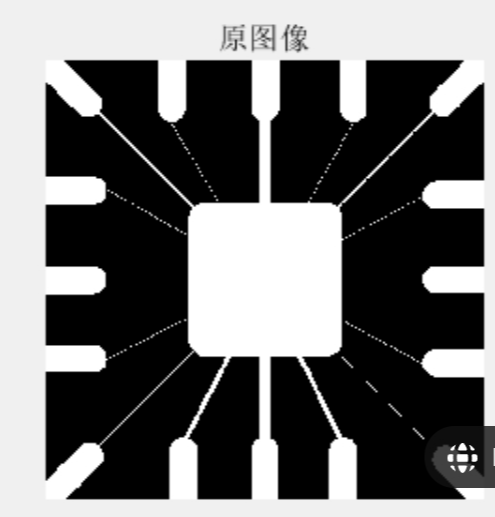
#> input picture opencv代码配套图像/3.png, 495 x 517 px, found by its file name
$ python '膨胀操作（将图像放大）.py'
#> lines starting #> are read from the running program, lines starting #| are printed output that depends on the picture
import numpy as np
import cv2
import matplotlib.pyplot as plt

# 与腐蚀操作相当于逆操作（腐蚀操作虽然可以消除毛刺但是会导致需要的图形变细，所以就可以用膨胀操作来使其尽量变回原样）
# 膨胀操作（原函数dst = cv2.dilate(src , kernel , iterations = x)）

img = cv2.imread('3.png' , cv2.IMREAD_UNCHANGED) # 读取灰度图像
#> img is the input picture: shape (517, 495, 4); mean B, G, R, A 111.4, 111.4, 111.4, 255

# 先做腐蚀操作
kernel = np.ones((20 , 20) , np.uint8) # 定义一个5 * 5的卷积核，相当于卷积核内都为白色这个核就为白色否则就是黑色
erosion = cv2.erode(img , kernel , iterations = 1) # 腐蚀操作，iterations表示迭代次数，即腐蚀的程度
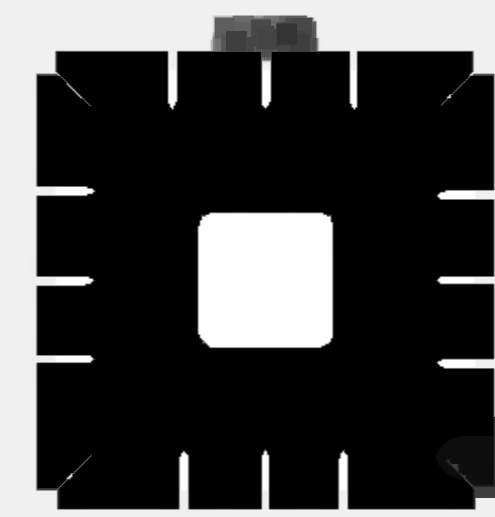
#> erosion: shape (517, 495, 4); mean B, G, R, A 66.2, 66.2, 66.2, 255

# 膨胀操作（将腐蚀操作后的图片传进去）
dilate = cv2.dilate(erosion , kernel , iterations = 1) # 膨胀操作，iterations表示迭代次数，即膨胀的程度
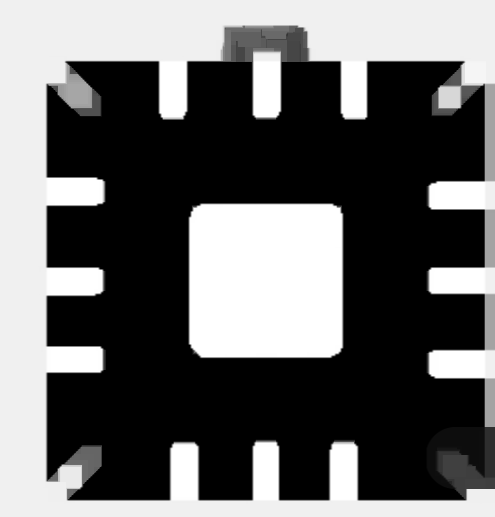
#> dilate: shape (517, 495, 4); mean B, G, R, A 102.8, 102.8, 102.8, 255
dilate2 = cv2.dilate(erosion , kernel , iterations = 2) # 2次膨胀操作，iterations表示迭代次数，即膨胀的程度
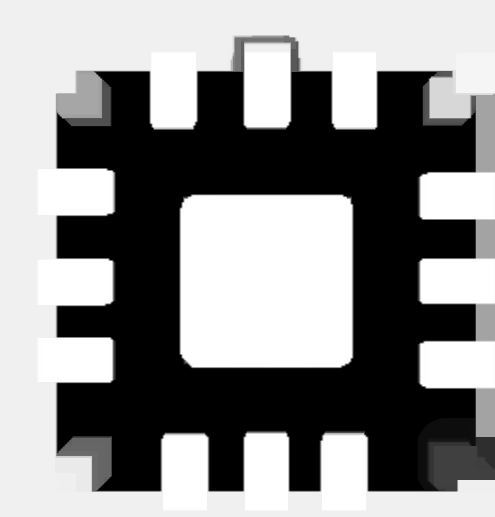
#> dilate2: shape (517, 495, 4); mean B, G, R, A 140.4, 140.4, 140.4, 255
dilate3 = cv2.dilate(erosion , kernel , iterations = 3) # 3次膨胀操作，iterations表示迭代次数，即膨胀的程度
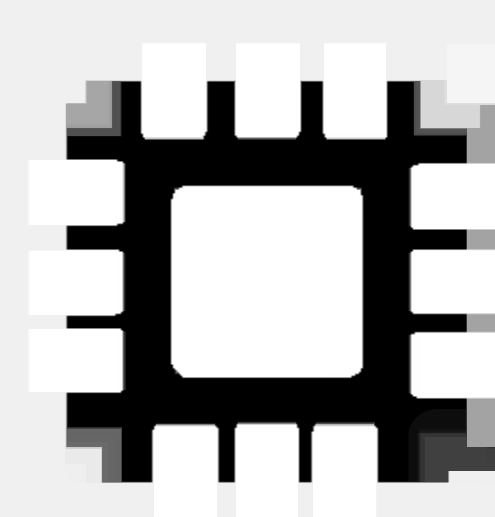
#> dilate3: shape (517, 495, 4); mean B, G, R, A 177, 177, 177, 255

res = np.hstack((img , erosion , dilate)) # 将原图像，腐蚀操作后的图像，膨胀操作后的图像横向拼接起来
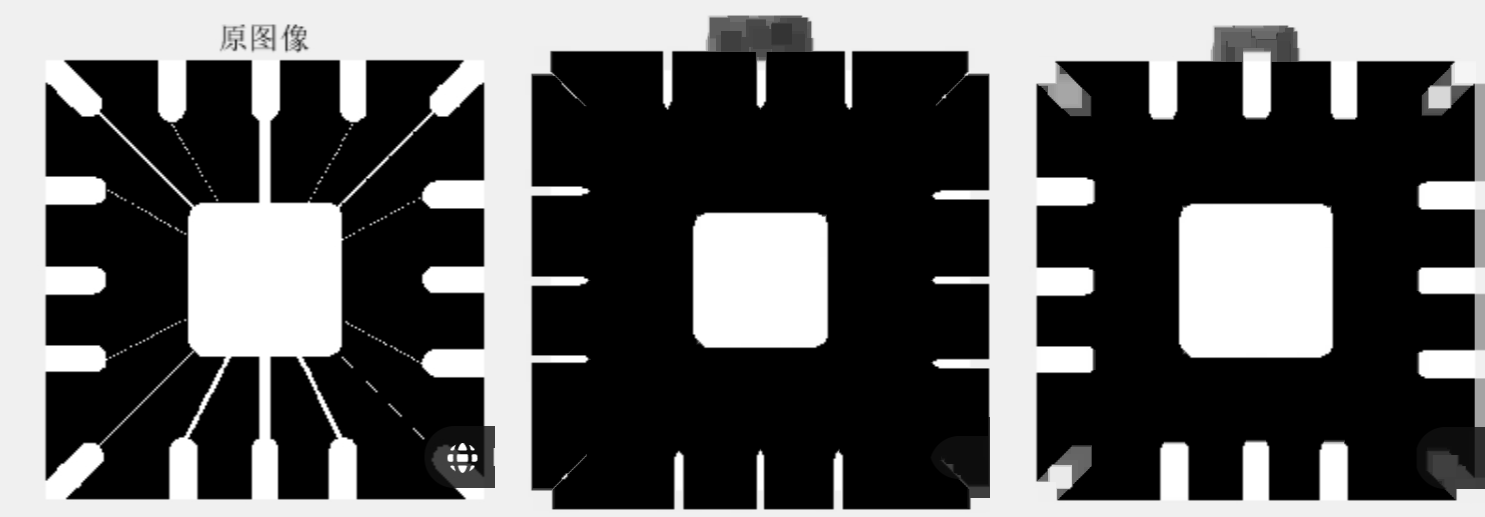
#> res: shape (517, 1485, 4); mean B, G, R, A 93.5, 93.5, 93.5, 255
res2 = np.hstack((dilate , dilate2 , dilate3)) # 将原图像，腐蚀操作后的图像，膨胀操作后的图像横向拼接起来
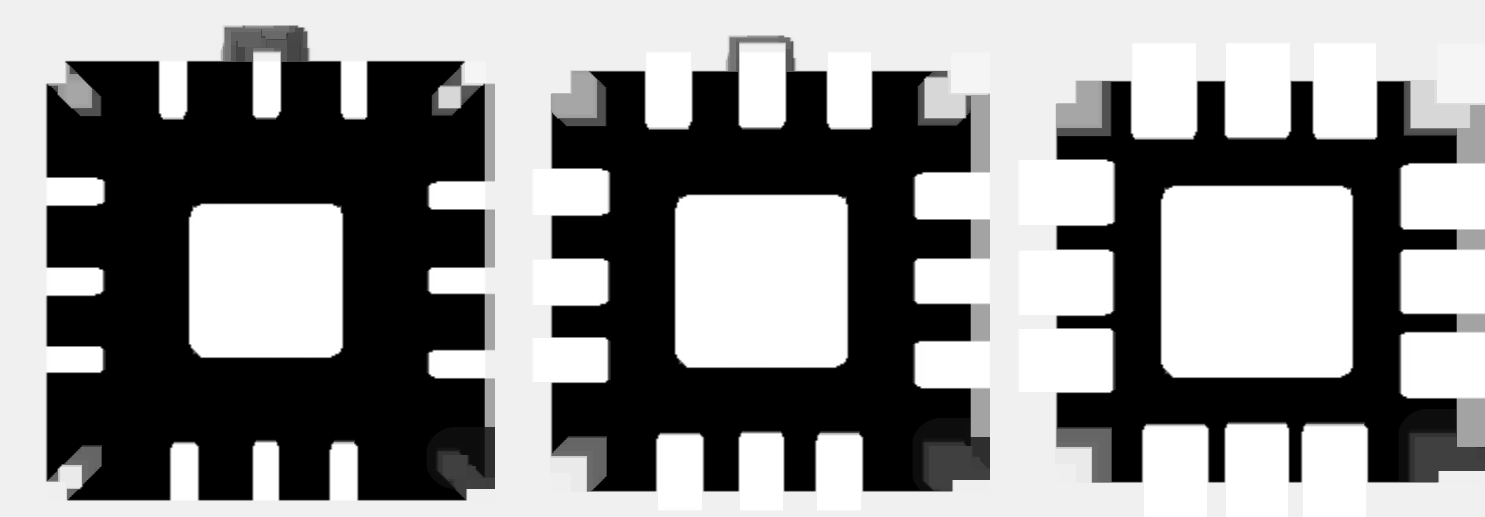
#> res2: shape (517, 1485, 4); mean B, G, R, A 140.1, 140.1, 140.1, 255


# 下面两张图是原图->腐蚀图->膨胀图,以及膨胀迭代次数不同的图，可以明显看到膨胀操作的作用
cv2.imshow("result", res)# 膨胀操作后的图像

cv2.waitKey(0)
cv2.destroyAllWindows()

cv2.imshow("result", res2)# 膨胀操作次数不同的图像

cv2.waitKey(0)
cv2.destroyAllWindows()

$ run again, with opencv代码配套图像/11.png copied over opencv代码配套图像/3.png
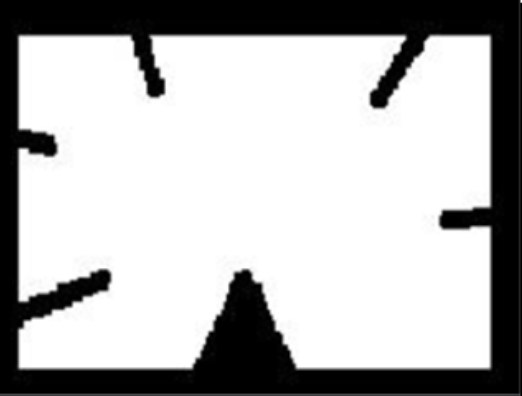
#> input picture opencv代码配套图像/11.png, 522 x 396 px, found by its file name
#> img is the input picture: shape (396, 522, 4); mean B, G, R, A 179.9, 179.9, 179.9, 255
#> `dilate3 = cv2.dilate(erosion , kernel , iterations = 3)`:
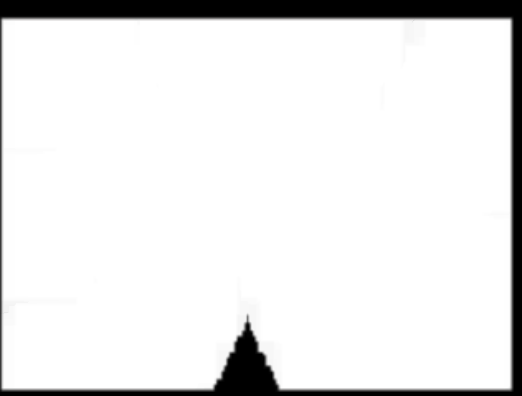
#> dilate3: shape (396, 522, 4); mean B, G, R, A 230.8, 230.8, 230.8, 255
#> `res2 = np.hstack((dilate , dilate2 , dilate3))`:
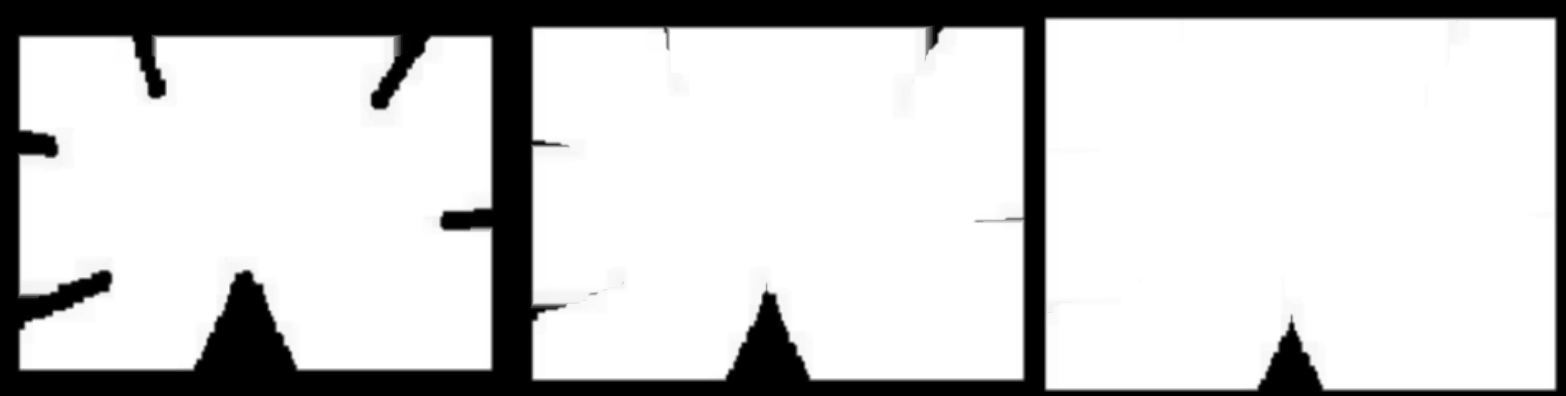
#> res2: shape (396, 1566, 4); mean B, G, R, A 205.7, 205.7, 205.7, 255
